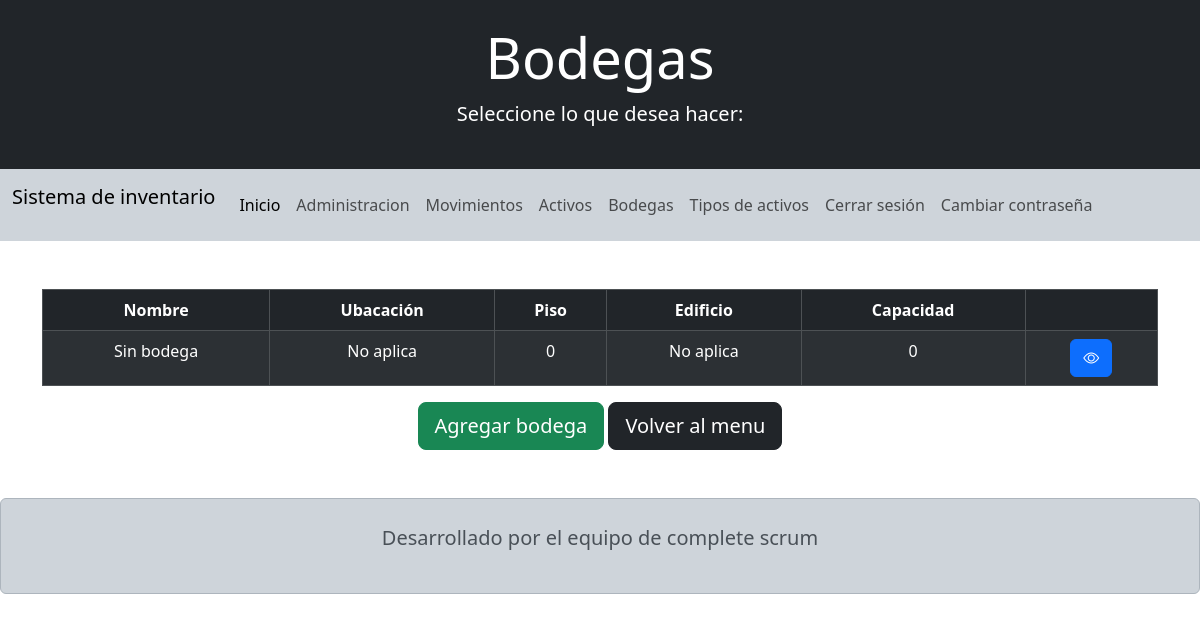
The app's page /bodegas/ (signed in) with its own data.
### appProject/models.py (models this page shows, shortened)
class Bodega(models.Model):
    nombre =    models.CharField           (blank=False, null=False, max_length=50)
    ubicacion = models.CharField           (blank=False, null=False, max_length=50)
    piso =      models.IntegerField        (blank=False, null=False)
    edificio =  models.CharField           (blank=False, null=False, max_length=50)
    capacidad = models.PositiveIntegerField(blank=False, null=False)

### appProject/views.py (the view)
# urls.py: path('bodegas/',                    views.read_bodega, name='read_bodega'),
@login_required
def read_bodega(req):
    user = req.user
    bodegas = Bodega.objects.all()
    data = {'bodegas': bodegas, 'user': user}
    return render(req, 'bodega/read_bodega.html', data)

### templates/bodega/read_bodega.html (shortened to what this page needs)
<!doctype html>
<html lang="es">
<head>
  <link href="https://cdn.jsdelivr.net/npm/bootstrap@5.3.2/dist/css/bootstrap.min.css" rel="stylesheet"
>
  <link rel="stylesheet" href="https://cdn.jsdelivr.net/npm/bootstrap-icons@1.11.2/font/bootstrap-icons.min.css">
</head>
<body>
    <header>
        <div class="bg-dark text-white py-4 text-center">
            <h1 class="display-4">Bodegas</h1>
            <p class="lead">Seleccione lo que desea hacer:</p>
        </div>
        <nav class="navbar navbar-expand-lg bg-body-tertiary  bg-dark-subtle">
            <div class="container-fluid">
                <p class="navbar-brand">Sistema de inventario</p>
                <div class="collapse navbar-collapse" id="navbarNav">
                    <ul class="navbar-nav">
                        <li class="nav-item">
                            <a class="nav-link active" aria-current="page" href="{% url 'inicio' %}">Inicio</a>
                        </li>
                        <li class="nav-item">
                            <a class="nav-link" href="/admin/">Administracion</a>
                        </li>
                        <li class="nav-item">
                            <a class="nav-link" href="{% url 'read_movimiento' %}" >Movimientos</a>
                        </li>
                        <li class="nav-item">
                            <a class="nav-link" href="{% url 'read_activo' %}">Activos</a>
                        </li>
                        <li class="nav-item">
                            <a class="nav-link" href="{% url 'read_bodega' %}">Bodegas</a>
                        </li>
                        <li class="nav-item">
                            <a class="nav-link" href="{% url 'read_tipo_activo' %}">Tipos de activos</a>
                        </li>
                        <li class="nav-item">
                            <a class="nav-link" href="{% url 'singout' %}">Cerrar sesión</i></a>
                        </li>
                        <li class="nav-item">
                            <a class="nav-link" href="{% url 'edit_password' %}">Cambiar contraseña</i></a>
                        </li>
                    </ul>
                </div>
            </div>
        </nav>
    </header>
    <br><br>
    <main>
        <div class="container">
            <div class="table-responsive">
                <table class="table table-striped table-bordered table-dark">
                    <thead class="thead-dark text-center">
                        <tr>
                            <th scope="col">Nombre</th>
                            <th scope="col">Ubacación</th>
                            <th scope="col">Piso</th>
                            <th scope="col">Edificio</th>
                            <th scope="col">Capacidad</th>
                            <th scope="col"></th>
                        </tr>
                    </thead>
                    <tbody class="text-center tbody-dark">
                        {% for b in bodegas %}
                        <tr>
                            <td scope="row">{{ b.nombre }}</td>
                            <td>{{ b.ubicacion }}</td>
                            <td>{{ b.piso }}</td>
                            <td>{{ b.edificio }}</td>
                            <td>{{ b.capacidad }}</td>
                            <td>
                                <a name="" id="" href="{% url 'read_activo_bodega' b.id %}" role="button" class="btn btn-primary"><i class="bi bi-eye"></i></a>
                            </td>
                        </tr>
                        {% endfor %}
                    </tbody>
                </table>
                <div class="text-center">
                    <a href="{% url 'add_bodega' %}" class="btn btn-success btn-lg text-white">Agregar bodega</a>
                    <a href="{% url 'inicio' %}" class="btn btn-dark btn-lg text-white">Volver al menu</a>
                </div>
            </div>
        </div>
    </main>
    <footer>
        <div class="alert alert-dark text-center py-4 mt-5">
            <p class="lead">Desarrollado por el equipo de complete scrum</p>
        </div>
    </footer>
</body>
</html>

### records on screen
Bodega: nombre "Sin bodega", ubicacion "No aplica", piso "0", edificio "No aplica", capacidad "0"
